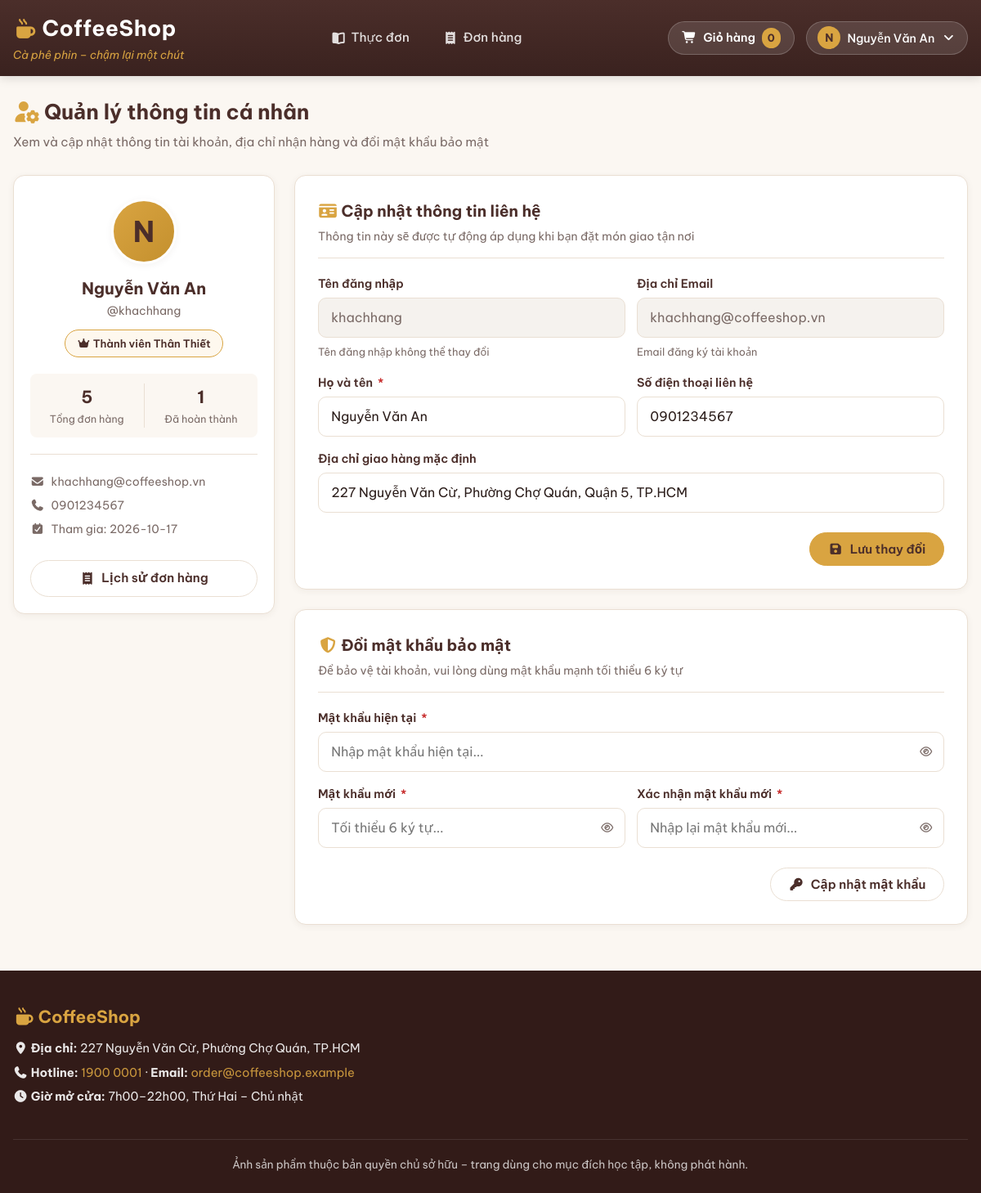
Screenshot of /profile (signed in) with the database file from the repository.
### tables this page shows
CREATE TABLE users (
        id INTEGER PRIMARY KEY AUTOINCREMENT,
        username TEXT UNIQUE NOT NULL,
        email TEXT UNIQUE NOT NULL,
        password_hash TEXT NOT NULL,
        full_name TEXT NOT NULL,
        phone TEXT,
        address TEXT,
        created_at TEXT NOT NULL
    );

### app.py (the view, shortened to what this page needs)
@app.route("/profile", methods=["GET", "POST"])
@login_required
def profile():
    user_id = session["user_id"]
    conn = get_db()
    user = conn.execute("SELECT * FROM users WHERE id = ?", (user_id,)).fetchone()
    total_orders = conn.execute("SELECT COUNT(*) FROM orders WHERE user_id = ?", (user_id,)).fetchone()[0]
    completed_orders = conn.execute(
        "SELECT COUNT(*) FROM orders WHERE user_id = ? AND status = 'Hoàn thành'", (user_id,)
    ).fetchone()[0]
    conn.close()
    stats = {
        "total_orders": total_orders,
        "completed_orders": completed_orders,
    }
    return render_template("profile.html", user=user, stats=stats)

### app.py (called while the page is built)
def login_required(view):
    @functools.wraps(view)
    def wrapped_view(**kwargs):
        if "user_id" not in session:
            flash("Vui lòng đăng nhập để sử dụng tính năng này.", "warning")
            return redirect(url_for("login", next=request.path))
        return view(**kwargs)
    return wrapped_view

@app.context_processor
def inject_global_data():
    user = None
    if "user_id" in session:
        conn = get_db()
        user = conn.execute("SELECT * FROM users WHERE id = ?", (session["user_id"],)).fetchone()
        conn.close()
    cart = session.get("cart", {})
    cart_count = sum(cart.values())
    return {
        "store": STORE_INFO,
        "current_user": user,
        "cart_count": cart_count,
    }

### database.py (called while the page is built)
def get_db():
    conn = sqlite3.connect(DB_PATH)
    conn.row_factory = sqlite3.Row
    conn.execute("PRAGMA foreign_keys = ON;")
    return conn

### templates/profile.html (shortened to what this page needs)
{% extends "base.html" %}
{% block content %}
<div class="container page-profile">
  <div class="page-header">
    <div>
      <h2 class="page-title"><i class="fa-solid fa-user-gear text-caramel"></i> Quản lý thông tin cá nhân</h2>
      <p class="page-subtitle">Xem và cập nhật thông tin tài khoản, địa chỉ nhận hàng và đổi mật khẩu bảo mật</p>
    </div>
  </div>
  <div class="profile-layout">
    <aside class="profile-sidebar">
      <div class="card profile-summary-card">
        <div class="profile-avatar-large">
          <span>{{ user.full_name[:1] | upper }}</span>
        </div>
        <h3 class="profile-name">{{ user.full_name }}</h3>
        <p class="profile-username">@{{ user.username }}</p>
        <span class="member-tier-badge">
          <i class="fa-solid fa-crown"></i> Thành viên Thân Thiết
        </span>
        <div class="profile-stats">
          <div class="stat-item">
            <span class="stat-number">{{ stats.total_orders }}</span>
            <span class="stat-label">Tổng đơn hàng</span>
          </div>
          <div class="stat-item">
            <span class="stat-number">{{ stats.completed_orders }}</span>
            <span class="stat-label">Đã hoàn thành</span>
          </div>
        </div>
        <div class="profile-meta">
          <p><i class="fa-solid fa-envelope"></i> {{ user.email }}</p>
          <p><i class="fa-solid fa-phone"></i> {{ user.phone or 'Chưa cập nhật SĐT' }}</p>
          <p><i class="fa-solid fa-calendar-check"></i> Tham gia: {{ user.created_at[:10] }}</p>
        </div>
        <div class="profile-actions">
          <a href="/orders" class="btn btn-outline btn-block">
            <i class="fa-solid fa-receipt"></i> Lịch sử đơn hàng
          </a>
        </div>
      </div>
    </aside>
    <div class="profile-main">
      <div class="card profile-card-form">
        <div class="card-header">
          <h3 class="card-title-lg">
            <i class="fa-solid fa-id-card text-caramel"></i> Cập nhật thông tin liên hệ
          </h3>
          <p class="card-desc">Thông tin này sẽ được tự động áp dụng khi bạn đặt món giao tận nơi</p>
        </div>
        <form method="POST" action="/profile" class="profile-form">
          <div class="form-grid-2">
            <div class="form-group">
              <label for="prof_username" class="form-label">Tên đăng nhập</label>
              <input type="text" id="prof_username" class="form-input form-input-disabled"
                     value="{{ user.username }}" disabled readonly>
              <small class="form-hint">Tên đăng nhập không thể thay đổi</small>
            </div>
            <div class="form-group">
              <label for="prof_email" class="form-label">Địa chỉ Email</label>
              <input type="email" id="prof_email" class="form-input form-input-disabled"
                     value="{{ user.email }}" disabled readonly>
              <small class="form-hint">Email đăng ký tài khoản</small>
            </div>
          </div>
          <div class="form-grid-2">
            <div class="form-group">
              <label for="full_name" class="form-label">
                Họ và tên <span class="text-danger">*</span>
              </label>
              <input type="text" id="full_name" name="full_name" class="form-input"
                     value="{{ user.full_name }}" required>
            </div>
            <div class="form-group">
              <label for="phone" class="form-label">
                Số điện thoại liên hệ
              </label>
              <input type="tel" id="phone" name="phone" class="form-input"
                     value="{{ user.phone or '' }}" placeholder="0901234567">
            </div>
          </div>
          <div class="form-group">
            <label for="address" class="form-label">
              Địa chỉ giao hàng mặc định
            </label>
            <input type="text" id="address" name="address" class="form-input"
                   value="{{ user.address or '' }}" placeholder="Số nhà, tên đường, phường, quận...">
          </div>
          <div class="form-actions">
            <button type="submit" class="btn btn-primary">
              <i class="fa-solid fa-floppy-disk"></i> Lưu thay đổi
            </button>
          </div>
        </form>
      </div>
      <div class="card profile-card-form mt-4">
        <div class="card-header">
          <h3 class="card-title-lg">
            <i class="fa-solid fa-shield-halved text-caramel"></i> Đổi mật khẩu bảo mật
          </h3>
          <p class="card-desc">Để bảo vệ tài khoản, vui lòng dùng mật khẩu mạnh tối thiểu 6 ký tự</p>
        </div>
        <form method="POST" action="/change-password" class="profile-form">
          <div class="form-group">
            <label for="current_password" class="form-label">
              Mật khẩu hiện tại <span class="text-danger">*</span>
            </label>
            <div class="input-wrap input-password-wrap">
              <input type="password" id="current_password" name="current_password" class="form-input"
                     placeholder="Nhập mật khẩu hiện tại..." required>
              <button type="button" class="btn-toggle-pw" onclick="togglePasswordVisibility('current_password', this)">
                <i class="fa-regular fa-eye"></i>
              </button>
            </div>
          </div>
          <div class="form-grid-2">
            <div class="form-group">
              <label for="new_password" class="form-label">
                Mật khẩu mới <span class="text-danger">*</span>
              </label>
              <div class="input-wrap input-password-wrap">
                <input type="password" id="new_password" name="new_password" class="form-input"
                       placeholder="Tối thiểu 6 ký tự..." required minlength="6">
                <button type="button" class="btn-toggle-pw" onclick="togglePasswordVisibility('new_password', this)">
                  <i class="fa-regular fa-eye"></i>
                </button>
              </div>
            </div>
            <div class="form-group">
              <label for="confirm_new_password" class="form-label">
                Xác nhận mật khẩu mới <span class="text-danger">*</span>
              </label>
              <div class="input-wrap input-password-wrap">
                <input type="password" id="confirm_new_password" name="confirm_new_password" class="form-input"
                       placeholder="Nhập lại mật khẩu mới..." required minlength="6">
                <button type="button" class="btn-toggle-pw" onclick="togglePasswordVisibility('confirm_new_password', this)">
                  <i class="fa-regular fa-eye"></i>
                </button>
              </div>
            </div>
          </div>
          <div class="form-actions">
            <button type="submit" class="btn btn-outline">
              <i class="fa-solid fa-key"></i> Cập nhật mật khẩu
            </button>
          </div>
        </form>
      </div>
    </div>
  </div>
</div>
{% endblock %}

### templates/base.html (shortened to what this page needs)
<!DOCTYPE html>
<html lang="vi">
<head>
  <link rel="stylesheet" href="/vendor/fontawesome/css/all.min.css">
  <link rel="stylesheet" href="/static/css/style.css">
</head>
<body>
  <header class="site-header">
    <div class="container header-inner">
      <div class="header-left">
        <a href="/" class="brand-link">
          <h1 class="brand">
            <i class="fa-solid fa-mug-hot brand-icon" aria-hidden="true"></i>
            <span>{{ store.name }}</span>
          </h1>
        </a>
        <p class="slogan">{{ store.slogan }}</p>
      </div>
      <nav class="nav-links">
        <a href="/" class="nav-item {% if request.path == '/' %}active{% endif %}">
          <i class="fa-solid fa-book-open"></i> Thực đơn
        </a>
        {% if current_user %}
        <a href="/orders" class="nav-item {% if request.path.startswith('/orders') %}active{% endif %}">
          <i class="fa-solid fa-receipt"></i> Đơn hàng
        </a>
        {% endif %}
      </nav>
      <div class="header-right">
        <a href="/cart" class="cart-btn" id="cart-btn" title="Xem giỏ hàng">
          <i class="fa-solid fa-cart-shopping"></i>
          <span class="cart-label">Giỏ hàng</span>
          <span class="cart-badge" id="cart-badge">{{ cart_count }}</span>
        </a>
        {% if current_user %}
        <div class="user-menu" id="user-menu">
          <button class="user-btn" id="user-btn" type="button" aria-expanded="false" aria-haspopup="true">
            <span class="avatar">{{ current_user.full_name[:1] | upper }}</span>
            <span class="user-name">{{ current_user.full_name }}</span>
            <i class="fa-solid fa-angle-down"></i>
          </button>
        </div>
        {% endif %}
      </div>
    </div>
  </header>
  <main class="main-content">
    {% block content %}{% endblock %}
  </main>
  <footer class="site-footer">
    <div class="container footer-inner">
      <div class="footer-info">
        <strong class="footer-name"><i class="fa-solid fa-mug-hot"></i> {{ store.name }}</strong>
        <p><i class="fa-solid fa-location-dot"></i> <strong>Địa chỉ:</strong> {{ store.address }}</p>
        <p><i class="fa-solid fa-phone"></i> <strong>Hotline:</strong> <a href="tel:{{ store.hotline }}">{{ store.hotline }}</a> · <strong>Email:</strong> <a href="mailto:{{ store.email }}">{{ store.email }}</a></p>
        <p><i class="fa-solid fa-clock"></i> <strong>Giờ mở cửa:</strong> {{ store.hours }}</p>
      </div>
      <div class="footer-bottom">
        <p class="copyright">{{ store.copyright }}</p>
      </div>
    </div>
  </footer>
</body>
</html>

### rows the page displays
users: full_name "N", full_name "Nguyễn Văn An", username "khachhang", email "khachhang@coffeeshop.vn", phone "0901234567", created_at "2026-10-17", address "227 Nguyễn Văn Cừ, Phường Chợ Quán, Quận 5, TP.HCM"

### other values shown
{{ store.name }} "CoffeeShop"
{{ store.slogan }} "Cà phê phin – chậm lại một chút"
{{ cart_count }} "0"
{{ stats.total_orders }} "5"
{{ stats.completed_orders }} "1"
{{ store.address }} "227 Nguyễn Văn Cừ, Phường Chợ Quán, TP.HCM"
{{ store.hotline }} "1900 0001"
{{ store.email }} "order@coffeeshop.example"
{{ store.hours }} "7h00–22h00, Thứ Hai – Chủ nhật"
{{ store.copyright }} "Ảnh sản phẩm thuộc bản quyền chủ sở hữu – trang dùng cho mục đích học tập, không phát hành."
